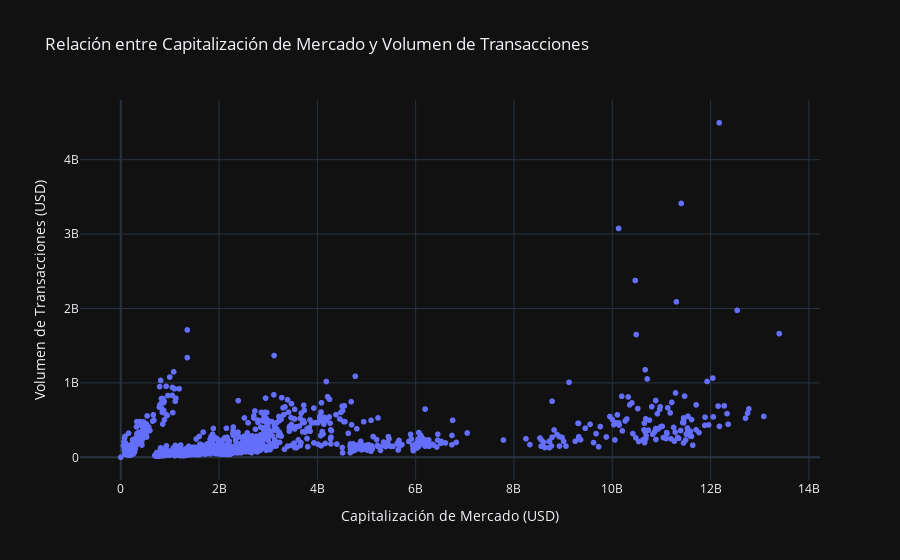

Notebook cell for this chart:
### Code cell
# Grafico de dispersión para visualizar la relacion
fig = px.scatter(
    data, 
    x='market_cap', 
    y='total_volume', 
    title='Relación entre Capitalización de Mercado y Volumen de Transacciones',
    labels={
        'market_cap': 'Capitalización de Mercado (USD)',
        'total_volume': 'Volumen de Transacciones (USD)'
    },
    template='plotly_dark', 
    hover_data=['market_cap', 'total_volume']
)

fig.show()

### Figure 1 — Plotly figure (JSON) as saved in the notebook; plotly's stock layout.template omitted (floating-point values rounded to 4 significant figures; data arrays with more than 128 entries replaced by an {"elided": "..."} marker saying what was removed)
{"data": [{"hovertemplate": "Capitalización de Mercado (USD)=%{x}<br>Volumen de Transacciones (USD)=%{y}<extra></extra>", "legendgroup": "", "marker": {"color": "#636efa", "symbol": "circle"}, "mode": "markers", "name": "", "showlegend": false, "type": "scattergl", "x": {"elided": "1742 float values"}, "xaxis": "x", "y": {"elided": "1742 float values"}, "yaxis": "y"}], "layout": {"legend": {"tracegroupgap": 0}, "title": {"text": "Relación entre Capitalización de Mercado y Volumen de Transacciones"}, "xaxis": {"anchor": "y", "domain": [0, 1], "title": {"text": "Capitalización de Mercado (USD)"}}, "yaxis": {"anchor": "x", "domain": [0, 1], "title": {"text": "Volumen de Transacciones (USD)"}}}}
